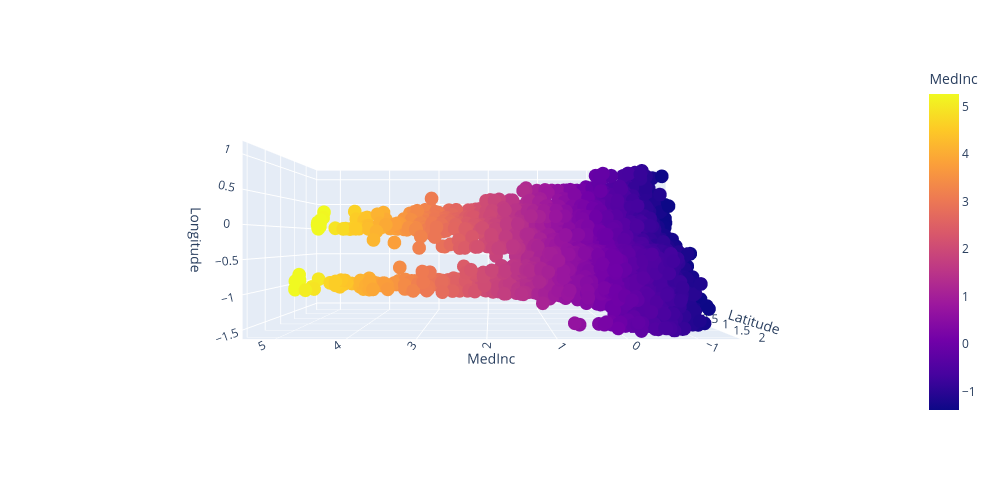

The code cell stored with this chart in its notebook:
### Markdown cell above
#### El gráfico 3D

### Code cell
fig = px.scatter_3d(df_scaled,
                    x='Latitude',
                    y='Longitude',
                    z='MedInc',
                    color='MedInc',
                    width=1000,
                    height=500,
                    color_discrete_sequence=["#E58139", "#39E581", "#8139E5"])
camera = dict(up=dict(x=1, y=3.5, z=0),
              eye=dict(x=2, y=0, z=0))

fig.update_layout(scene_camera=camera)
fig.show()

### Figure 1 — Plotly figure (JSON) as saved in the notebook; plotly's stock layout.template omitted (floating-point values rounded to 4 significant figures; data arrays with more than 128 entries replaced by an {"elided": "..."} marker saying what was removed)
{"data": [{"hovertemplate": "Latitude=%{x}<br>Longitude=%{y}<br>MedInc=%{marker.color}<extra></extra>", "legendgroup": "", "marker": {"color": {"elided": "20635 float values"}, "coloraxis": "coloraxis", "symbol": "circle"}, "mode": "markers", "name": "", "scene": "scene", "showlegend": false, "type": "scatter3d", "x": {"elided": "20635 float values"}, "y": {"elided": "20635 float values"}, "z": {"elided": "20635 float values"}}], "layout": {"coloraxis": {"colorbar": {"title": {"text": "MedInc"}}, "colorscale": [[0, "#0d0887"], [0.1111, "#46039f"], [0.2222, "#7201a8"], [0.3333, "#9c179e"], [0.4444, "#bd3786"], [0.5556, "#d8576b"], [0.6667, "#ed7953"], [0.7778, "#fb9f3a"], [0.8889, "#fdca26"], [1, "#f0f921"]]}, "height": 500, "legend": {"tracegroupgap": 0}, "margin": {"t": 60}, "scene": {"camera": {"eye": {"x": 2, "y": 0, "z": 0}, "up": {"x": 1, "y": 3.5, "z": 0}}, "domain": {"x": [0, 1], "y": [0, 1]}, "xaxis": {"title": {"text": "Latitude"}}, "yaxis": {"title": {"text": "Longitude"}}, "zaxis": {"title": {"text": "MedInc"}}}, "width": 1000}}
